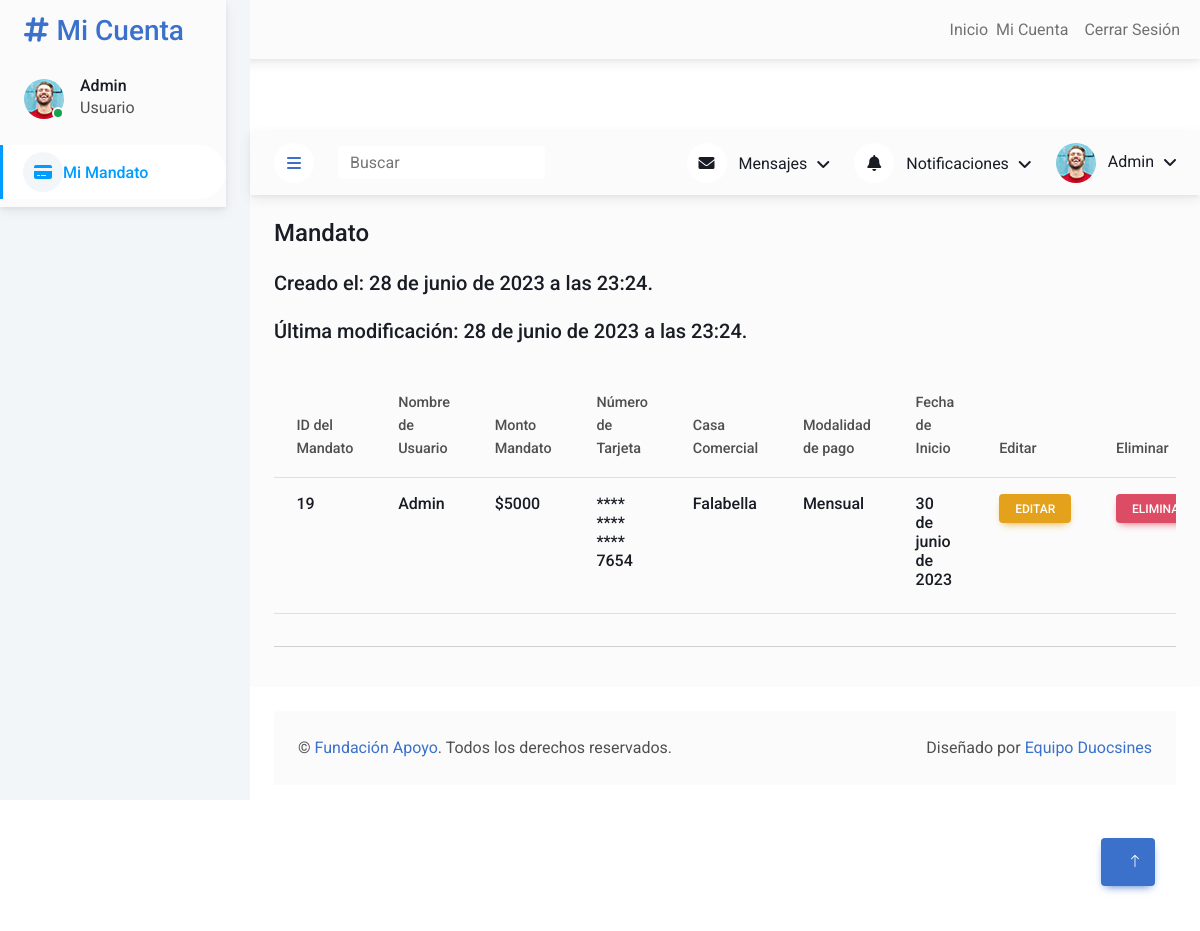
The page /users/mandato/ (signed in) on the database its author committed.
### users/models.py (models this page shows, shortened)
class Mandato(models.Model):
    MODALIDAD_CHOICES = [
        ('AbcVisa', 'AbcVisa'),
        ('Falabella', 'Falabella'),
        ('Hites', 'Hites'),
        ('La Polar', 'La Polar'),
        ('Paris', 'Paris'),
        ('Ripley', 'Ripley'),
    ]
    user = models.OneToOneField(User, blank=True, null=True, on_delete=models.CASCADE)
    numero_tarjeta = models.CharField(max_length=16, unique=True, validators=[MinLengthValidator(16)])
    casa_comercial = models.CharField(max_length=50, choices=MODALIDAD_CHOICES)
    monto = models.IntegerField(default=0, validators=[MinValueValidator(0)])  # must be positive
    modalidad = models.CharField(max_length=50, default='Mensual')
    start_date = models.DateField()
    created = models.DateTimeField(auto_now_add=True)
    updated = models.DateTimeField(auto_now=True)
    def get_update_url(self):
        return reverse("users:users-mandato-update", kwargs={'pk': self.pk})
    def get_last_digits(self):
        last_four_digits = self.numero_tarjeta[-4:]
        return "**** **** **** " + last_four_digits

### users/views.py (the view)
# urls.py: path('mandato/', MandatoView.as_view(), name='users-mandato'),
class MandatoView(LoginRequiredMixin, TemplateView):
    template_name = 'users/mandato.html'
    def get_context_data(self, **kwargs):
        context = super().get_context_data(**kwargs)
        mandatos = Mandato.objects.filter(user=self.request.user)
        if mandatos.exists():
            context["mandatos"] = mandatos
        else:
            context["mandatos"] = None
        return context

### users/templates/users/mandato.html (shortened to what this page needs)
{% extends "users/base.html" %}
{% load static %}
{% block content %}
<div class="container-xxl position-relative bg-white d-flex p-0">
        <div class="sidebar pe-4 pb-3">
            <nav class="navbar bg-light navbar-light">
                <a href="{% url 'users:users-dashboard' %}" class="navbar-brand mx-4 mb-3">
                    <h3 class="text-primary"><i class="fa fa-hashtag me-2"></i>Mi Cuenta</h3>
                </a>
                <div class="d-flex align-items-center ms-4 mb-4">
                    <div class="position-relative">
                        <img class="rounded-circle" src="{% static 'users/img/user.jpg' %}" alt="" style="width: 40px; height: 40px;">
                        <div class="bg-success rounded-circle border border-2 border-white position-absolute end-0 bottom-0 p-1"></div>
                    </div>
                    <div class="ms-3">
                        <h6 class="mb-0"> {{ request.user.username|capfirst }}</h6>
                        <span>Usuario</span>
                    </div>
                </div>
                <div class="navbar-nav w-100">
                    <a href="{% url 'users:users-mandato' %}" class="nav-item nav-link active"><i class="fa fa-credit-card"></i></i>Mi Mandato</a>
                </div>
            </nav>
        </div>
<div class="content">
    <nav class="navbar navbar-expand bg-light navbar-light sticky-top px-4 py-0">
        <a href="#" class="sidebar-toggler flex-shrink-0">
            <i class="fa fa-bars"></i>
        </a>
        <form class="d-none d-md-flex ms-4">
            <input class="form-control border-0" type="search" placeholder="Buscar">
        </form>
        <div class="navbar-nav align-items-center ms-auto">
            <div class="nav-item dropdown">
                <a href="#" class="nav-link dropdown-toggle" data-bs-toggle="dropdown">
                    <i class="fa fa-envelope me-lg-2"></i>
                    <span class="d-none d-lg-inline-flex">Mensajes</span>
                </a>
            </div>
            <div class="nav-item dropdown">
                <a href="#" class="nav-link dropdown-toggle" data-bs-toggle="dropdown">
                    <i class="fa fa-bell me-lg-2"></i>
                    <span class="d-none d-lg-inline-flex">Notificaciones</span>
                </a>
            </div>
            <div class="nav-item dropdown">
                <a href="#" class="nav-link dropdown-toggle" data-bs-toggle="dropdown">
                    <img class="rounded-circle me-lg-2" src="img/user.jpg" alt="" style="width: 40px; height: 40px;">
                    <span class="d-none d-lg-inline-flex">{{ request.user.username|capfirst }}</span>
                </a>
            </div>
        </div>
    </nav>
            <div class="col-12">
                <div class="bg-light rounded h-100 p-4">
                    {% if not mandatos %}
                        <h4 class="mb-4">No tienes ningun mandato, puedes crear uno, con el boton "Crea Tu Mandato".</h4>
                        <a href="{% url 'users:users-mandato-create' %}" class="btn btn-outline-primary btn-rounded"><i class="fa-regular fa-square-plus fa-lg"><strong>Crea Tu Mandato</strong></i></a>
                        <hr>
                    {% else %}
                        {% for mandato in mandatos %}
                            <h4 class="mb-4">Mandato</h4>
                            <h5 class="mb-4">Creado el: {{ mandato.created }}.</h5>
                            {% if mandato.created != mandato.updated %}
                                <h5 class="mb-4">Última modificación: {{ mandato.updated }}.</h5>
                            {% endif %}
                            <div class="table-responsive">
                                <table class="table">
                                    <thead>
                                        <tr>
                                            <th scope="col">ID del Mandato</th>
                                            <th scope="col">Nombre de Usuario</th>
                                            <th scope="col">Monto Mandato</th>
                                            <th scope="col">Número de Tarjeta</th>
                                            <th scope="col">Casa Comercial</th>
                                            <th scope="col">Modalidad de pago</th>
                                            <th scope="col">Fecha de Inicio</th>
                                            <th scope="col">Editar</th>
                                            <th scope="col">Eliminar</th>
                                        </tr>
                                    </thead>
                                    <tbody>
                                        <tr><h6>
                                            <th scope="row"><h6>{{ mandato.pk }}</h6></th>
                                            <td><h6>{{ mandato.user.username|capfirst }}</h6></td>
                                            <td><h6>${{ mandato.monto }}</h6></td>
                                            <td><h6>{{ mandato.get_last_digits }}</h6></td>
                                            <td><h6>{{ mandato.casa_comercial }}</h6></td>
                                            <td><h6>{{ mandato.modalidad }}</h6></td>
                                            <td><h6>{{ mandato.start_date }}</h6></td>
                                            <td><h6><a href="{{ mandato.get_update_url }}" class="btn btn-sm btn-warning mt-auto">Editar</a></h6></td>
                                            <td><h6><form method="post" action="{% url 'users:users-mandato-delete' mandato.pk %}">
                                                <button type="submit" class="btn btn-sm btn-danger mt-auto" onclick="return confirm('¿Estás seguro de eliminar el cupon?')">Eliminar</button>
                                            </form></h6></td>
                                        </tr>
                                    </tbody>
                                </table>
                            </div>
                        {% endfor %}
                        <hr>
                    {% endif %}
                </div>
            </div>
            <div class="container-fluid pt-4 px-4">
                <div class="bg-light rounded-top p-4">
                    <div class="row">
                        <div class="col-12 col-sm-6 text-center text-sm-start">
                            &copy; <a href="#">Fundación Apoyo</a>. Todos los derechos reservados.
                        </div>
                        <div class="col-12 col-sm-6 text-center text-sm-end">
                            Diseñado por <a href="#">Equipo Duocsines</a>
                        </div>
                    </div>
                </div>
            </div>
        </div>
    <a href="#" class="btn btn-lg btn-primary btn-lg-square back-to-top"><i class="bi bi-arrow-up"></i></a>
</div>
{% endblock content %}

### users/static/users/css/style.css (style rules this page uses)
:root { --primary: #009CFF; --light: #F3F6F9; --dark: #191C24; }
.back-to-top { position: fixed; display: none; right: 45px; bottom: 45px; z-index: 99; }
.btn { transition: .5s; }
.btn.btn-primary { color: #FFFFFF; }
.btn-lg-square { width: 48px; height: 48px; }
.btn-square, .btn-sm-square, .btn-lg-square { padding: 0; display: inline-flex; align-items: center; justify-content: center; font-weight: normal; border-radius: 50px; }
.sidebar { position: fixed; top: 0; left: 0; bottom: 0; width: 250px; height: 100vh; overflow-y: auto; background: var(--light); transition: 0.5s; z-index: 999; }
.content { margin-left: 250px; min-height: 100vh; background: #FFFFFF; transition: 0.5s; }
@media (min-width: 992px) { .sidebar { margin-left: 0; } }
@media (min-width: 992px) { .content { width: calc(100% - 250px); } }
.sidebar .navbar .navbar-nav .nav-link { padding: 7px 20px; color: var(--dark); font-weight: 500; border-left: 3px solid var(--light); border-radius: 0 30px 30px 0; outline: none; }
.sidebar .navbar .navbar-nav .nav-link:hover, .sidebar .navbar .navbar-nav .nav-link.active { color: var(--primary); background: #FFFFFF; border-color: var(--primary); }
.sidebar .navbar .navbar-nav .nav-link i { width: 40px; height: 40px; display: inline-flex; align-items: center; justify-content: center; background: #FFFFFF; border-radius: 40px; }
.sidebar .navbar .navbar-nav .nav-link:hover i, .sidebar .navbar .navbar-nav .nav-link.active i { background: var(--light); }
.content .navbar .navbar-nav .nav-link { margin-left: 25px; padding: 12px 0; color: var(--dark); outline: none; }
.content .navbar .sidebar-toggler, .content .navbar .navbar-nav .nav-link i { width: 40px; height: 40px; display: inline-flex; align-items: center; justify-content: center; background: #FFFFFF; border-radius: 40px; }
.content .navbar .dropdown-toggle::after { margin-left: 6px; vertical-align: middle; border: none; content: "\f107"; font-family: "Font Awesome 5 Free"; font-weight: 900; transition: .5s; }

### rows shown on the page
Mandato: created "28 de junio de 2023 a las 23:24", updated "28 de junio de 2023 a las 23:24", pk "19", user.username "Admin", monto "5000", get_last_digits "**** **** **** 7654", casa_comercial "Falabella", modalidad "Mensual", start_date "30 de junio de 2023"

### other values the page prints
{{ request.user.username|capfirst }} "Admin"
